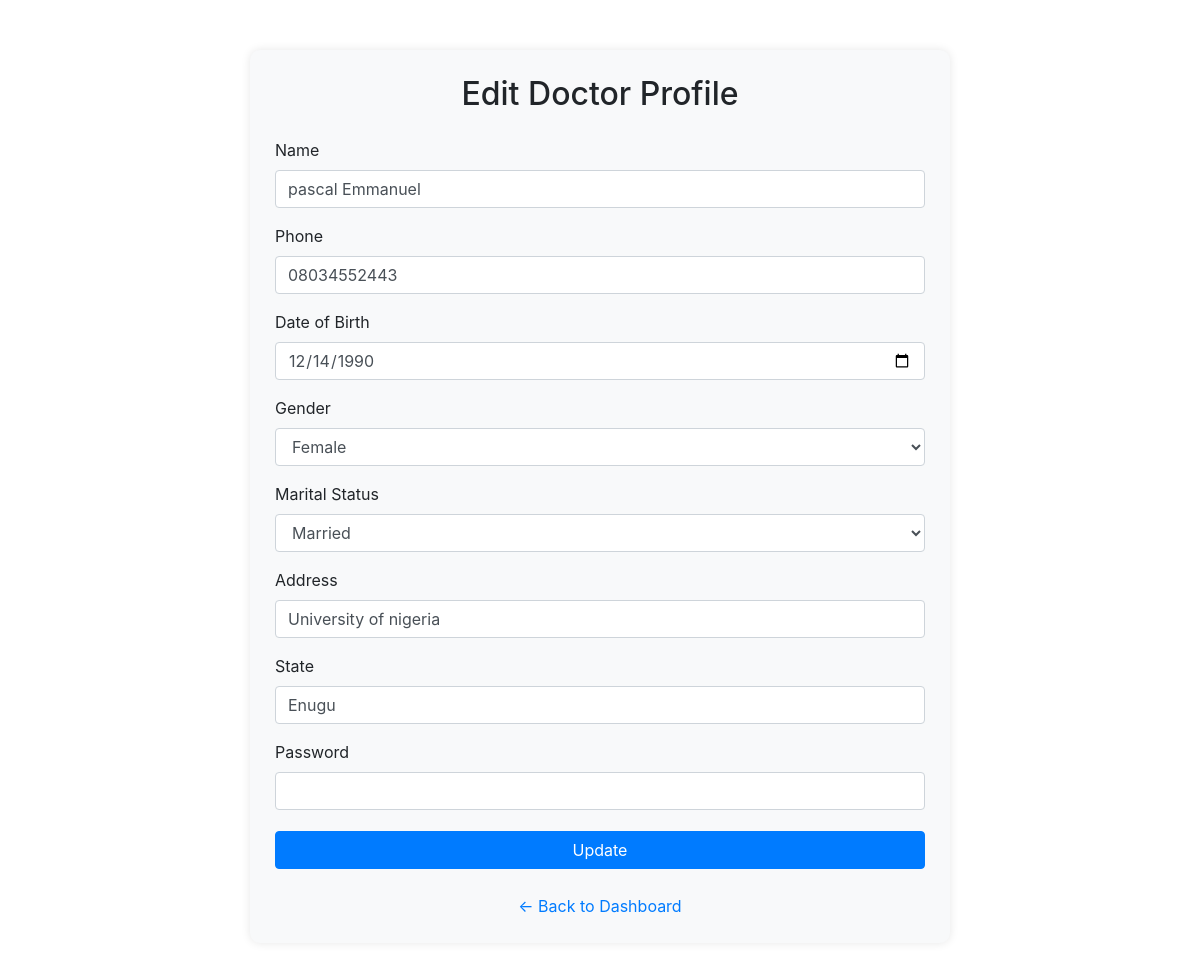
The page /admin/edit_doctor/1 on the database as committed earlier.
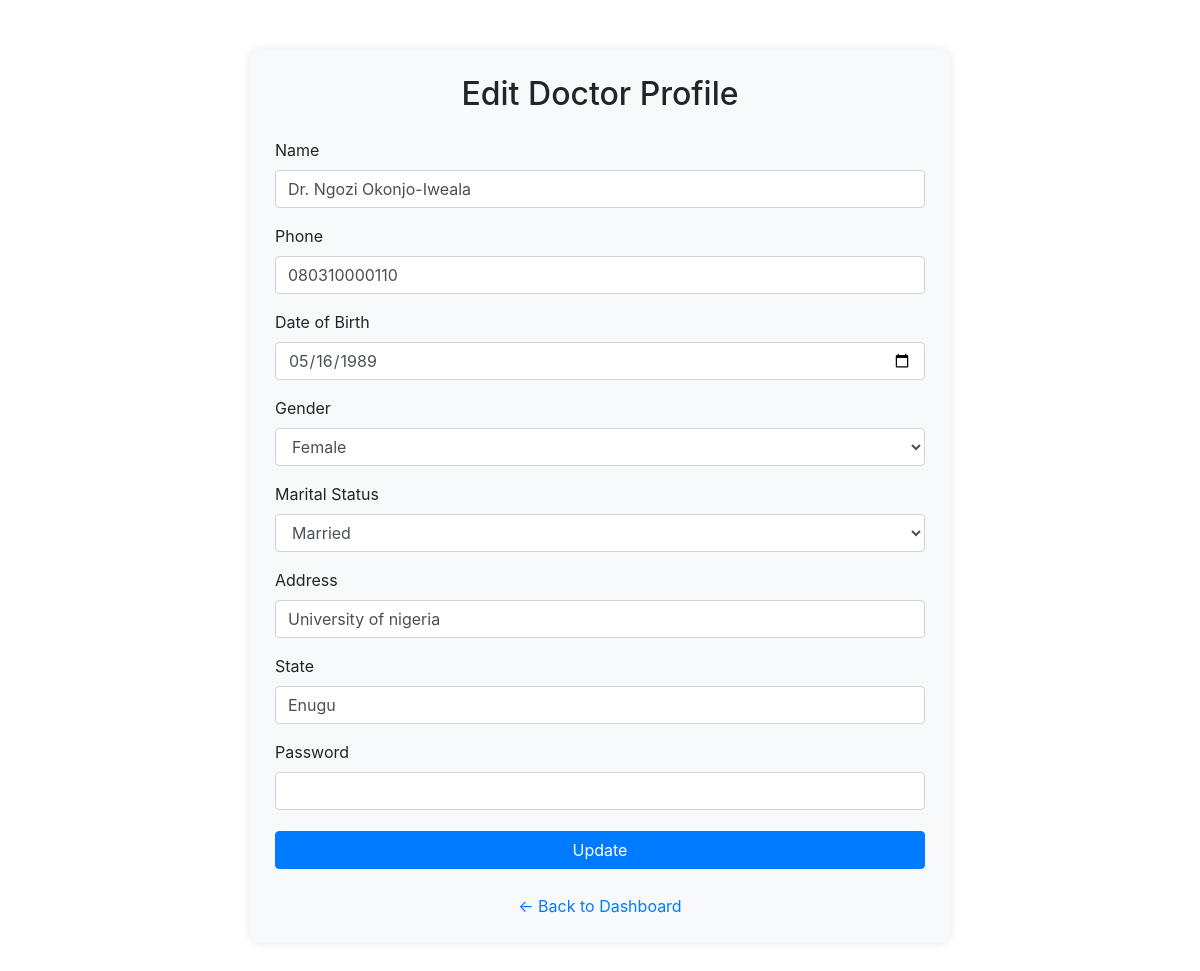
The same page on the database as committed later.
### app.py (models this page shows, shortened)
class Doctor(db.Model):
    id = db.Column(db.Integer, primary_key=True)
    name = db.Column(db.String(100))
    email = db.Column(db.String(100))
    phone = db.Column(db.String(20))
    dob = db.Column(db.Date)
    gender = db.Column(db.String(10))
    marital_status = db.Column(db.String(20))
    address = db.Column(db.String(200))
    state = db.Column(db.String(50))
    hospital_id = db.Column(db.Integer, db.ForeignKey('hospital.id'))
    password = db.Column(db.String(200))  # <-- Add this line
    hospital = db.relationship('Hospital', backref='doctors')

### app.py (the view, shortened to what this page needs)
@app.route('/admin/edit_doctor/<int:doctor_id>', methods=['GET', 'POST'])
def edit_doctor(doctor_id):
    doctor = Doctor.query.get_or_404(doctor_id)
    form = EditDoctorForm(obj=doctor)
    hospitals = Hospital.query.all()
    form.hospital_id.choices = [(h.id, h.name) for h in hospitals]
    return render_template('edit_doctor.html', form=form)

### app.py
class EditDoctorForm(FlaskForm):
    name = StringField('Name', validators=[DataRequired()])
    phone = StringField('Phone', validators=[DataRequired()])
    dob = DateField('Date of Birth', validators=[DataRequired()])
    gender = SelectField('Gender', choices=[('Male', 'Male'), ('Female', 'Female')], validators=[DataRequired()])
    marital_status = SelectField('Marital Status', choices=[('Single', 'Single'), ('Married', 'Married')], validators=[DataRequired()])
    address = StringField('Address', validators=[DataRequired()])
    state = StringField('State', validators=[DataRequired()])
    password = PasswordField('Password')  # Optional for updates
    hospital_id = SelectField('Hospital', coerce=int, validators=[DataRequired()])
    submit = SubmitField('Update')

### templates/edit_doctor.html (shortened to what this page needs)
<!DOCTYPE html>
<html lang="en">
<head>
    <link rel="stylesheet" href="{{ url_for('static', filename='css/admin.css') }}">
    <link rel="stylesheet" href="https://stackpath.bootstrapcdn.com/bootstrap/4.5.2/css/bootstrap.min.css">
</head>
<body>
<div class="form-container">
    <h2 class="form-title">Edit Doctor Profile</h2>
    <form method="POST">
        <div class="form-group">
            {{ form.name.label }} {{ form.name(class="form-control") }}
        </div>
        <div class="form-group">
            {{ form.phone.label }} {{ form.phone(class="form-control") }}
        </div>
        <div class="form-group">
            {{ form.dob.label }} {{ form.dob(class="form-control") }}
        </div>
        <div class="form-group">
            {{ form.gender.label }} {{ form.gender(class="form-control") }}
        </div>
        <div class="form-group">
            {{ form.marital_status.label }} {{ form.marital_status(class="form-control") }}
        </div>
        <div class="form-group">
            {{ form.address.label }} {{ form.address(class="form-control") }}
        </div>
        <div class="form-group">
            {{ form.state.label }} {{ form.state(class="form-control") }}
        </div>
        <div class="form-group">
            {{ form.password.label }} {{ form.password(class="form-control") }}
        </div>
        {{ form.submit(class="btn btn-primary") }}
        <a href="{{ url_for('admin_dashboard') }}" class="back-link">← Back to Dashboard</a>
    </form>
</div>
</body>
</html>

Rows that differ between the two databases and show on the page:
changed Doctor "Female": name "pascal Emmanuel" → "Dr. Ngozi Okonjo-Iweala"; phone "08034552443" → "080310000110"; dob "12/14/1990" → "05/16/1989"
